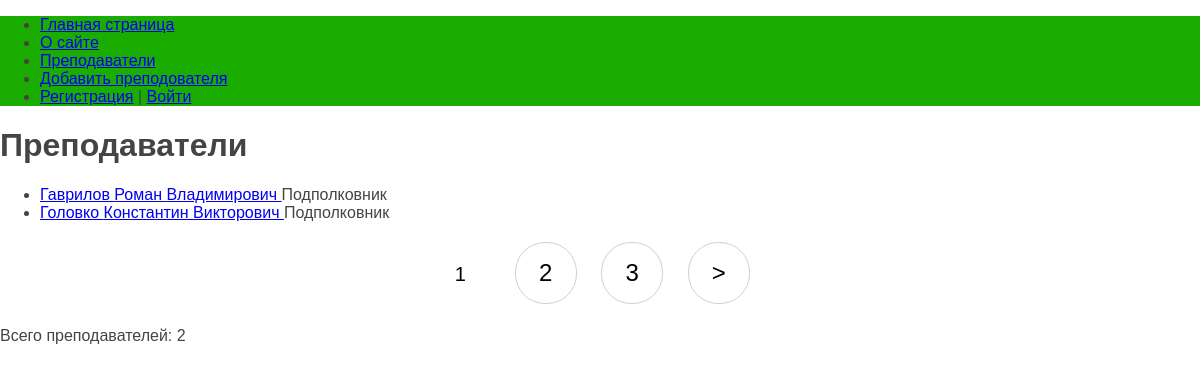
The app's page /soldiers/ with its own data.
### soldiers/models.py (models this page shows, shortened)
class Solder(models.Model):
    first_name = models.CharField(verbose_name='Имя', max_length=50)
    last_name = models.CharField(verbose_name='Фамилия', max_length=50)
    middle_name = models.CharField(verbose_name='Отчество', max_length=50)
    number = models.CharField(verbose_name='Номер телефона', max_length=50)
    birth_date = models.DateField(verbose_name='Дата рождения', default=date(2000, 1, 1))
    title = models.ForeignKey('Title', on_delete=models.CASCADE, verbose_name='Звание', null=True)
    slug = models.SlugField(verbose_name='URL', max_length=255,unique=True, db_index=True)
    user = models.ForeignKey(User, verbose_name='Пользователь', on_delete=models.CASCADE)
    class Meta:
        verbose_name = 'Преподаватель'
        verbose_name_plural = 'Преподаватели'
        ordering = ['last_name', 'first_name']
    def get_absolute_url(self):
        return reverse('solder', kwargs={'so_slug': self.slug})

class Title(models.Model):
    name = models.CharField(verbose_name='Звание', max_length=50)

### soldiers/views.py (the view)
# urls.py: path('', SolderHome.as_view(), name ='home'),
class SolderHome(DataMixin, ListView):
    model = Solder
    template_name = 'soldiers/index.html'
    context_object_name = 'soldiers'
    paginate_by = 2
    def get_context_data(self, *, object_list=None, **kwargs):
        context = super().get_context_data(**kwargs)
        c_def = self.get_user_context(title= 'Преподаватели')
        return {**context, **c_def}

### soldiers/utils.py (called while the page is built)
    def get_user_context(self, **kwargs):
        context = kwargs
        context['menu'] = menu
        return context

### soldiers/templates/soldiers/index.html (shortened to what this page needs)
{% extends 'soldiers/base.html' %}
{% block content %}
 <h1>{{ title }}</h1>
 <ul>
  {% for so in soldiers %}
 <li>
  <a href="{{ so.get_absolute_url }}">
   {{ so.last_name }}
   {{ so.first_name }}
   {{ so.middle_name }}
  </a>
  {{ so.title.name}}
 </li>
 {% endfor %}
 </ul>
{% if page_obj.has_other_pages %}
<nav class="list-pages">
 <ul>
 {% for p in paginator.page_range %}
 {% if page_obj.number == p %}
 <li class="page-num page-num-selected">{{ p }}</li>
 {% elif p >= page_obj.number|add:-2 and p <= page_obj.number|add:2 %}
 <li class="page-num">
 <a href="?page={{ p }}">{{ p }}</a>
 </li>
 {% endif %}
 {% endfor %}
  {% if page_obj.has_next %}
<li class="page-num">
 <a href="?page={{ page_obj.next_page_number}}">&gt;</a>
</li>
{% endif %}
 </ul>
</nav>
{% endif %}
<p> Всего преподавателей: {{ soldiers | length }}</p>
{% endblock %}

### soldiers/templates/soldiers/base.html (shortened to what this page needs)
{% load static %}
<!DOCTYPE html>
<html>
<head>
    <link type="text/css" href="{% static 'soldiers/css/styles.css' %}" rel="stylesheet" />
</head>
<body>
{% block mainmenu %}
<div class="header">
 <ul id="mainmenu" class="mainmenu">
 {% for m in menu %}
 <li><a href="{% url m.url_name %}">{{ m.title }}</a></li>
 {% endfor %}
  {% if request.user.is_authenticated %}
 <li class="last"> {{user.username}} | <a href="{% url 'logout' %}">Выйти</a></li>
{% else %}
 <li class="last"><a href="{% url 'register' %}">Регистрация</a> | <a href="{% url 'login' %}">Войти</a></li>
{% endif %}
 </ul>
 </div>
 {% endblock mainmenu %}
 {% block content %}
 {% endblock content %}
</body>
</html>

### soldiers/static/soldiers/css/styles.css (style rules this page uses)
body { font-family: 'Arial'; margin: 0; padding: 0; height: 100%; width: 100%; color: #444; }
.header { background: #1aad00; }
.list-pages { text-align: center; margin: 0 0 20px 0; }
.list-pages ul { margin: 20px 0 0 0; padding: 0; list-style: none; }
.list-pages ul li { display: inline-block; margin: 0 20px 0 0; }
.list-pages .page-num, .page-num-selected { display: inline-block; width: 60px; height: 44px; padding: 16px 0 0 0; border: 1px solid #d0d0d0; border-radius: 30px; }
.list-pages a { color: #000; font-size: 24px; text-decoration: none; }
.list-pages .page-num-selected { border: none; color: #000; font-size: 20px; }

### records on screen
Solder: last_name "Гаврилов", first_name "Роман", middle_name "Владимирович", title.name "Подполковник"
Solder: last_name "Головко", first_name "Константин", middle_name "Викторович", title.name "Подполковник"

### other values on screen
{{ m.title }} "Главная страница" "О сайте" "Преподаватели" "Добавить преподователя"
{{ title }} "Преподаватели"
{{ p }} "1"
{{ p }} "2" "3"
{{ soldiers | length }} "2"
